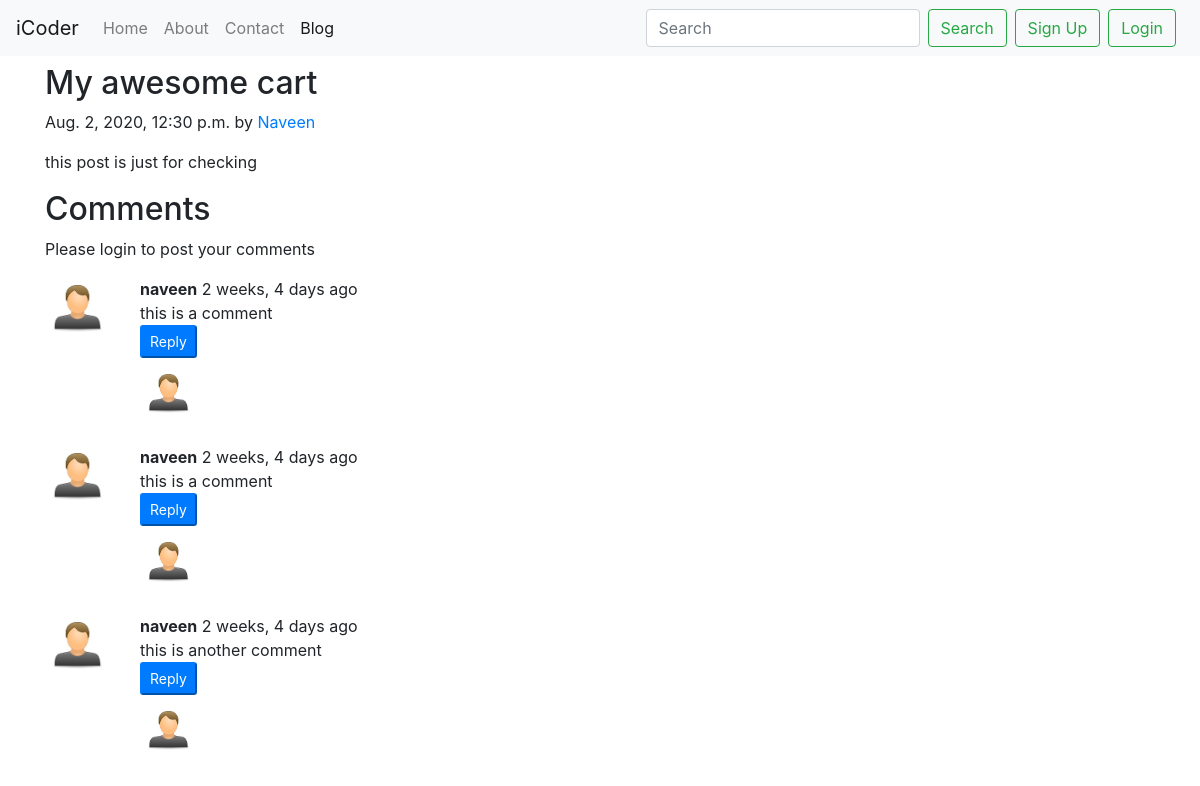
Page /blog/thispage on the earlier database version.
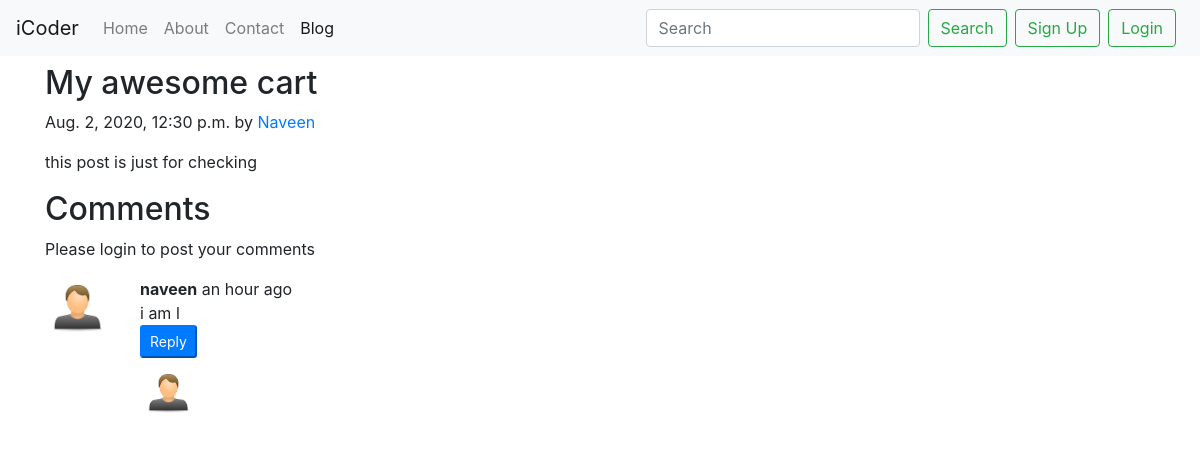
Same page on the later database version.
### blog/models.py (models this page shows, shortened)
class Post(models.Model):
    sno = models.AutoField(primary_key=True)
    title = models.CharField(max_length=30)
    content = models.TextField()
    author = models.CharField(max_length=12)
    slug = models.SlugField(max_length=78)
    timestamp = models.DateTimeField(blank=True)

class blogComments(models.Model):
    sno = models.AutoField(primary_key=True)
    comment= models.TextField()
    User = models.ForeignKey(User, on_delete=models.CASCADE)
    post = models.ForeignKey(Post, on_delete=models.CASCADE)
    parent = models.ForeignKey('self', on_delete=models.CASCADE, null=True)
    timestamp= models.DateTimeField(default=now)

### blog/views.py (the view)
# urls.py: path('<str:slug>',views.blogPost, name="blogPost"),
def blogPost(request, slug):
    post = Post.objects.filter(slug=slug).first()
    comments = blogComments.objects.filter(post=post, parent=None)
    replies = blogComments.objects.filter(post=post).exclude(parent=None)
    replydict = {}
    for reply in replies:
        if reply.parent.sno not in replydict.keys():
            replydict[reply.parent.sno] = [reply]
        else:
            replydict[reply.parent.sno].append(reply)
    context = {'post': post, 'comments': comments, 'replydict': replydict}
    return render(request, 'blog/blogPost.html', context)

### templates/blog/blogPost.html (shortened to what this page needs)
{% extends 'base.html' %}
{% block blogactive %}active {% endblock blogactive %}
{% block body %}
{% load humanize %}
{% load extras %}
<div class="container my-2">
    <h2 class="blog-post-title">{{post.title}}</h2>
    <p class="blog-post-meta">{{post.timestamp}} by <a href="#">{{post.author}}</a></p>
    <p>{{post.content}}</p>
    <h2>Comments</h2>
    {% if request.user.is_authenticated %}
    <div class="form-group">
        <form action="/blog/postComment" method="post">{% csrf_token %}
            <h5>Post your comments</h5>
            <input type="text" class="form-control" name="comment" placeholder="Comment">
            <input type="hidden" name="postSno" value={{post.sno}}>
            <input type="hidden" name="parentSno" value="">
            <input class="btn btn-primary my-2" type="Submit" value="Submit">
        </form>
    </div>
    {% else %}
    <p>Please login to post your comments</p>
    {% endif %}
    {% for comment in comments   %}
    <div class="row my-3">
        <div class="col-md-1">
            <img class="rounded mx-auto d-block p-2 w-100 border-border-dark" src="/static/user.jpg" alt="user">
        </div>
        <div class="col-md-11">
            <b>{{comment.User.username}}</b> <span
                class="badge-badge-secondry">{{comment.timestamp |naturaltime}}</span>
            <div>{{comment.comment}}</div>
            <div class="reply mx-0">
                <button class="btn-sm btn-primary" type="button" data-toggle="collapse"
                    data-target="#reply{{comment.sno}}" aria-expanded="false" aria-controls="reply{{comment.sno}}">
                    Reply
                </button>
            </div>
            {% for reply in replydict|get_val:comment.sno %}
            <div class="row my-2">
                <div class="col-md-1">
                    <img class="rounded mx-auto d-block p-2 w-100 border-border-dark" src="/static/user.jpg" alt="user">
                </div>
                <div class="col-md-11">
                </div>
            </div>
            {% endfor %}
        </div>
    </div>
    {% endfor %}
</div>
{% endblock body %}

### templates/base.html (shortened to what this page needs)
<!doctype html>
<html lang="en">
<head>
  <link rel="stylesheet" href="https://stackpath.bootstrapcdn.com/bootstrap/4.5.0/css/bootstrap.min.css"
>
</head>
<body>
  <nav class="navbar navbar-expand-lg navbar-light bg-light">
    <a class="navbar-brand" href="/">iCoder</a>
    <div class="collapse navbar-collapse" id="navbarSupportedContent">
      <ul class="navbar-nav mr-auto">
        <li class="nav-item {% block homeactive %} {% endblock homeactive %}">
          <a class="nav-link" href="/">Home <span class="sr-only">(current)</span></a>
        </li>
        <li class="nav-item {% block aboutactive %} {% endblock aboutactive %}">
          <a class="nav-link" href="/about">About <span class="sr-only">(current)</span></a>
        </li>
        <li class="nav-item {% block contactactive %} {% endblock contactactive %}">
          <a class="nav-link" href="/contact">Contact <span class="sr-only">(current)</span></a>
        </li>
        <li class="nav-item {% block blogactive %} {% endblock blogactive %}">
          <a class="nav-link" href="/blog">Blog <span class="sr-only">(current)</span></a>
        </li>
      </ul>
      <form method="get" action="/search" class="form-inline my-2 my-lg-0">
        <input class="form-control mr-sm-2" type="search" placeholder="Search" name="query" id="query"
          aria-label="Search">
        <button class="btn btn-outline-success my-2 my-sm-0" type="submit">Search</button>
      </form>
      {% if user.is_authenticated %}
      <div class="dropdown mx-2">
        <button class="btn btn-danger dropdown-toggle " type="button" id="dropdownMenuButton" data-toggle="dropdown"
          aria-haspopup="true" aria-expanded="false">Welcome {{request.user}}</button>
        <div class="dropdown-menu" aria-labelledby="dropdownMenuButton">
          <a class="dropdown-item" href="/logout">Logout</a>
        </div>
      </div>
      {% else %}
      <button type="button" class="btn btn-outline-success mx-sm-2" data-toggle="modal" data-target="#signup">
        Sign Up
      </button>
      <button type="button" class="btn btn-outline-success mr-sm-2" data-toggle="modal" data-target="#login">
        Login
      </button>
      {% endif %}
    </div>
  </nav>
  {% block body %} {% endblock body%}
</body>
</html>

Differences in the rows shown:
removed blogComments: User.username "naveen", timestamp "2 weeks, 4 days ago", comment "this is a comment"
removed blogComments: User.username "naveen", timestamp "2 weeks, 4 days ago", comment "this is a comment"
removed blogComments: User.username "naveen", timestamp "2 weeks, 4 days ago", comment "this is another comment"
added blogComments: User.username "naveen", timestamp "an hour ago", comment "i am l"
